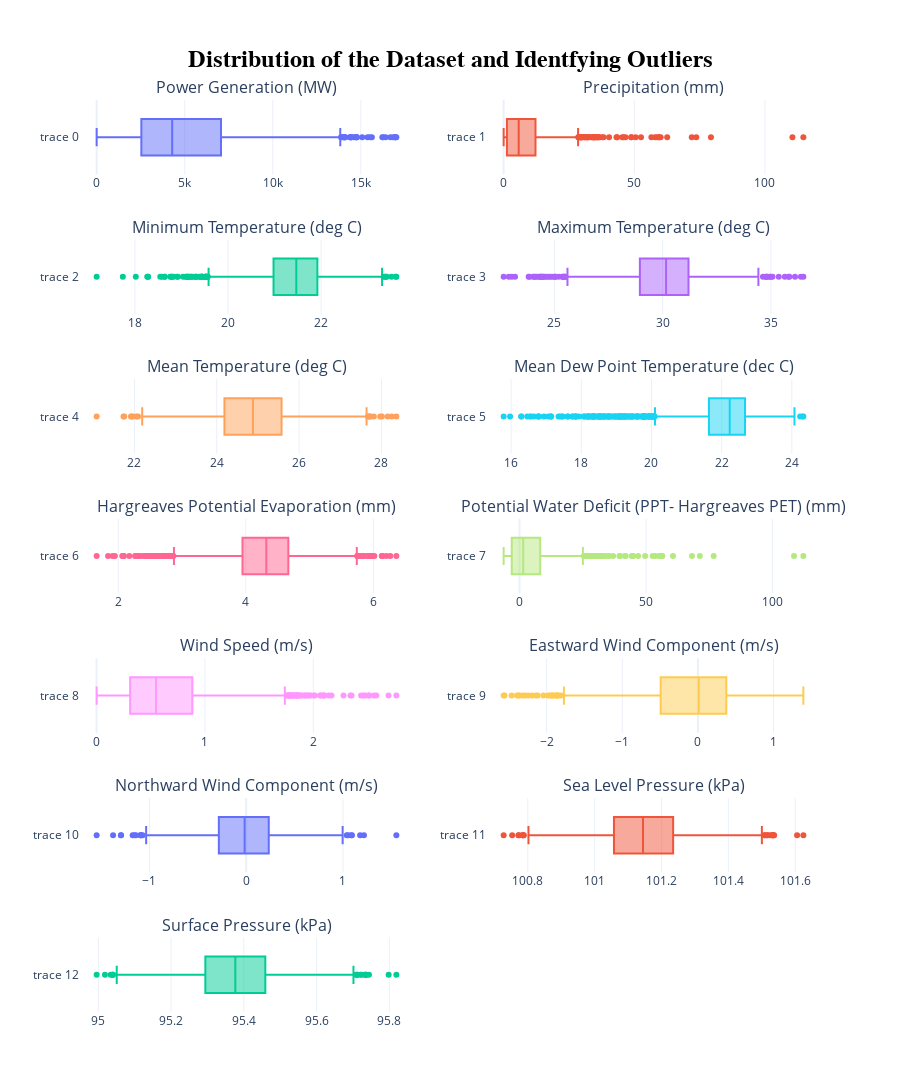

Here is the notebook cell this chart was saved with:
### Code cell
generate_box(dsp_ts_df)

### Figure 1 — Plotly figure (JSON) as saved in the notebook; plotly's stock layout.template omitted (floating-point values rounded to 4 significant figures; data arrays with more than 128 entries replaced by an {"elided": "..."} marker saying what was removed)
{"data": [{"type": "box", "x": {"elided": "1824 int values"}, "xaxis": "x", "yaxis": "y"}, {"type": "box", "x": {"elided": "1824 float values"}, "xaxis": "x2", "yaxis": "y2"}, {"type": "box", "x": {"elided": "1824 float values"}, "xaxis": "x3", "yaxis": "y3"}, {"type": "box", "x": {"elided": "1824 float values"}, "xaxis": "x4", "yaxis": "y4"}, {"type": "box", "x": {"elided": "1824 float values"}, "xaxis": "x5", "yaxis": "y5"}, {"type": "box", "x": {"elided": "1824 float values"}, "xaxis": "x6", "yaxis": "y6"}, {"type": "box", "x": {"elided": "1824 float values"}, "xaxis": "x7", "yaxis": "y7"}, {"type": "box", "x": {"elided": "1824 float values"}, "xaxis": "x8", "yaxis": "y8"}, {"type": "box", "x": {"elided": "1824 float values"}, "xaxis": "x9", "yaxis": "y9"}, {"type": "box", "x": {"elided": "1824 float values"}, "xaxis": "x10", "yaxis": "y10"}, {"type": "box", "x": {"elided": "1824 float values"}, "xaxis": "x11", "yaxis": "y11"}, {"type": "box", "x": {"elided": "1824 float values"}, "xaxis": "x12", "yaxis": "y12"}, {"type": "box", "x": {"elided": "1824 float values"}, "xaxis": "x13", "yaxis": "y13"}], "layout": {"annotations": [{"font": {"size": 16}, "showarrow": false, "text": "Power Generation (MW)", "x": 0.225, "xanchor": "center", "xref": "paper", "y": 1.0, "yanchor": "bottom", "yref": "paper"}, {"font": {"size": 16}, "showarrow": false, "text": "Precipitation (mm)", "x": 0.775, "xanchor": "center", "xref": "paper", "y": 1.0, "yanchor": "bottom", "yref": "paper"}, {"font": {"size": 16}, "showarrow": false, "text": "Minimum Temperature (deg C)", "x": 0.225, "xanchor": "center", "xref": "paper", "y": 0.8469, "yanchor": "bottom", "yref": "paper"}, {"font": {"size": 16}, "showarrow": false, "text": "Maximum Temperature (deg C)", "x": 0.775, "xanchor": "center", "xref": "paper", "y": 0.8469, "yanchor": "bottom", "yref": "paper"}, {"font": {"size": 16}, "showarrow": false, "text": "Mean Temperature (deg C)", "x": 0.225, "xanchor": "center", "xref": "paper", "y": 0.6939, "yanchor": "bottom", "yref": "paper"}, {"font": {"size": 16}, "showarrow": false, "text": "Mean Dew Point Temperature (dec C)", "x": 0.775, "xanchor": "center", "xref": "paper", "y": 0.6939, "yanchor": "bottom", "yref": "paper"}, {"font": {"size": 16}, "showarrow": false, "text": "Hargreaves Potential Evaporation (mm)", "x": 0.225, "xanchor": "center", "xref": "paper", "y": 0.5408, "yanchor": "bottom", "yref": "paper"}, {"font": {"size": 16}, "showarrow": false, "text": "Potential Water Deficit (PPT- Hargreaves PET) (mm)", "x": 0.775, "xanchor": "center", "xref": "paper", "y": 0.5408, "yanchor": "bottom", "yref": "paper"}, {"font": {"size": 16}, "showarrow": false, "text": "Wind Speed (m/s)", "x": 0.225, "xanchor": "center", "xref": "paper", "y": 0.3878, "yanchor": "bottom", "yref": "paper"}, {"font": {"size": 16}, "showarrow": false, "text": "Eastward Wind Component (m/s)", "x": 0.775, "xanchor": "center", "xref": "paper", "y": 0.3878, "yanchor": "bottom", "yref": "paper"}, {"font": {"size": 16}, "showarrow": false, "text": "Northward Wind Component (m/s)", "x": 0.225, "xanchor": "center", "xref": "paper", "y": 0.2347, "yanchor": "bottom", "yref": "paper"}, {"font": {"size": 16}, "showarrow": false, "text": "Sea Level Pressure (kPa)", "x": 0.775, "xanchor": "center", "xref": "paper", "y": 0.2347, "yanchor": "bottom", "yref": "paper"}, {"font": {"size": 16}, "showarrow": false, "text": "Surface Pressure (kPa)", "x": 0.225, "xanchor": "center", "xref": "paper", "y": 0.08163, "yanchor": "bottom", "yref": "paper"}], "height": 1500, "showlegend": false, "title": {"font": {"color": "black", "family": "Arial, sans-serif", "size": 24, "weight": "bold"}, "text": "Distribution of the Dataset and Identfying Outliers", "x": 0.5, "xanchor": "center", "yanchor": "top"}, "xaxis": {"anchor": "y", "domain": [0, 0.45]}, "xaxis10": {"anchor": "y10", "domain": [0.55, 1]}, "xaxis11": {"anchor": "y11", "domain": [0, 0.45]}, "xaxis12": {"anchor": "y12", "domain": [0.55, 1]}, "xaxis13": {"anchor": "y13", "domain": [0, 0.45]}, "xaxis14": {"anchor": "y14", "domain": [0.55, 1]}, "xaxis2": {"anchor": "y2", "domain": [0.55, 1]}, "xaxis3": {"anchor": "y3", "domain": [0, 0.45]}, "xaxis4": {"anchor": "y4", "domain": [0.55, 1]}, "xaxis5": {"anchor": "y5", "domain": [0, 0.45]}, "xaxis6": {"anchor": "y6", "domain": [0.55, 1]}, "xaxis7": {"anchor": "y7", "domain": [0, 0.45]}, "xaxis8": {"anchor": "y8", "domain": [0.55, 1]}, "xaxis9": {"anchor": "y9", "domain": [0, 0.45]}, "yaxis": {"anchor": "x", "domain": [0.9184, 1.0]}, "yaxis10": {"anchor": "x10", "domain": [0.3061, 0.3878]}, "yaxis11": {"anchor": "x11", "domain": [0.1531, 0.2347]}, "yaxis12": {"anchor": "x12", "domain": [0.1531, 0.2347]}, "yaxis13": {"anchor": "x13", "domain": [0, 0.08163]}, "yaxis14": {"anchor": "x14", "domain": [0, 0.08163]}, "yaxis2": {"anchor": "x2", "domain": [0.9184, 1.0]}, "yaxis3": {"anchor": "x3", "domain": [0.7653, 0.8469]}, "yaxis4": {"anchor": "x4", "domain": [0.7653, 0.8469]}, "yaxis5": {"anchor": "x5", "domain": [0.6122, 0.6939]}, "yaxis6": {"anchor": "x6", "domain": [0.6122, 0.6939]}, "yaxis7": {"anchor": "x7", "domain": [0.4592, 0.5408]}, "yaxis8": {"anchor": "x8", "domain": [0.4592, 0.5408]}, "yaxis9": {"anchor": "x9", "domain": [0.3061, 0.3878]}}}
